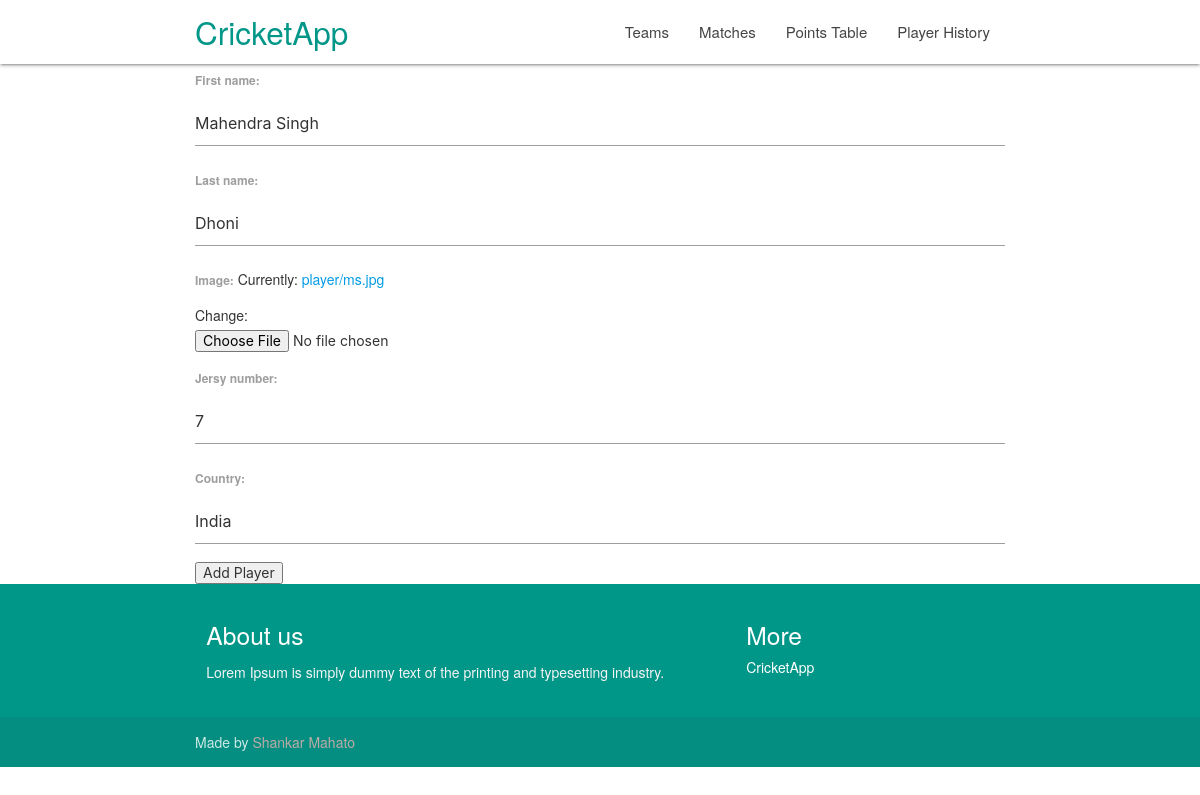
/player/1/, run on the app's committed database.
### basic_app/models.py (models this page shows, shortened)
class Player(models.Model):
    first_name                  = models.CharField(max_length=255)
    last_name                   = models.CharField(max_length=255)
    image                       = models.ImageField(upload_to='player/',)
    jersy_number                = models.IntegerField()
    country                     = models.CharField(max_length=255)
    team                        = models.ForeignKey('Team',related_name='team_player',on_delete=models.CASCADE)
    class Meta:
        unique_together = ('team', 'jersy_number')
        verbose_name = "Player"
        verbose_name_plural = "Players"

### basic_app/views.py (the view, shortened to what this page needs)
# urls.py: path('player/<int:pk>/', PlayerUpdateView.as_view(), name='player-update'),
class PlayerUpdateView(UpdateView):
    model = Player
    form_class = PlayerForm

### basic_app/forms.py
class PlayerForm(forms.ModelForm):
    class Meta:
        model = Player
        fields = ['first_name','last_name','image','jersy_number','country']

### basic_app/templates/basic_app/player_form.html (shortened to what this page needs)
{% extends "basic_app/base.html" %}
{% load static %}
{% block content %}
<div class="container">
 <form method="post" enctype="multipart/form-data">
    {{ form.as_p }}
    <input type="submit" value="Add Player">
</form>
</div>
{% endblock content %}

### static/css/style.css (style rules this page uses)
p { line-height: 2rem; }

### data on the page
Player: first_name "Mahendra Singh", last_name "Dhoni", jersy_number "7", country "India"
